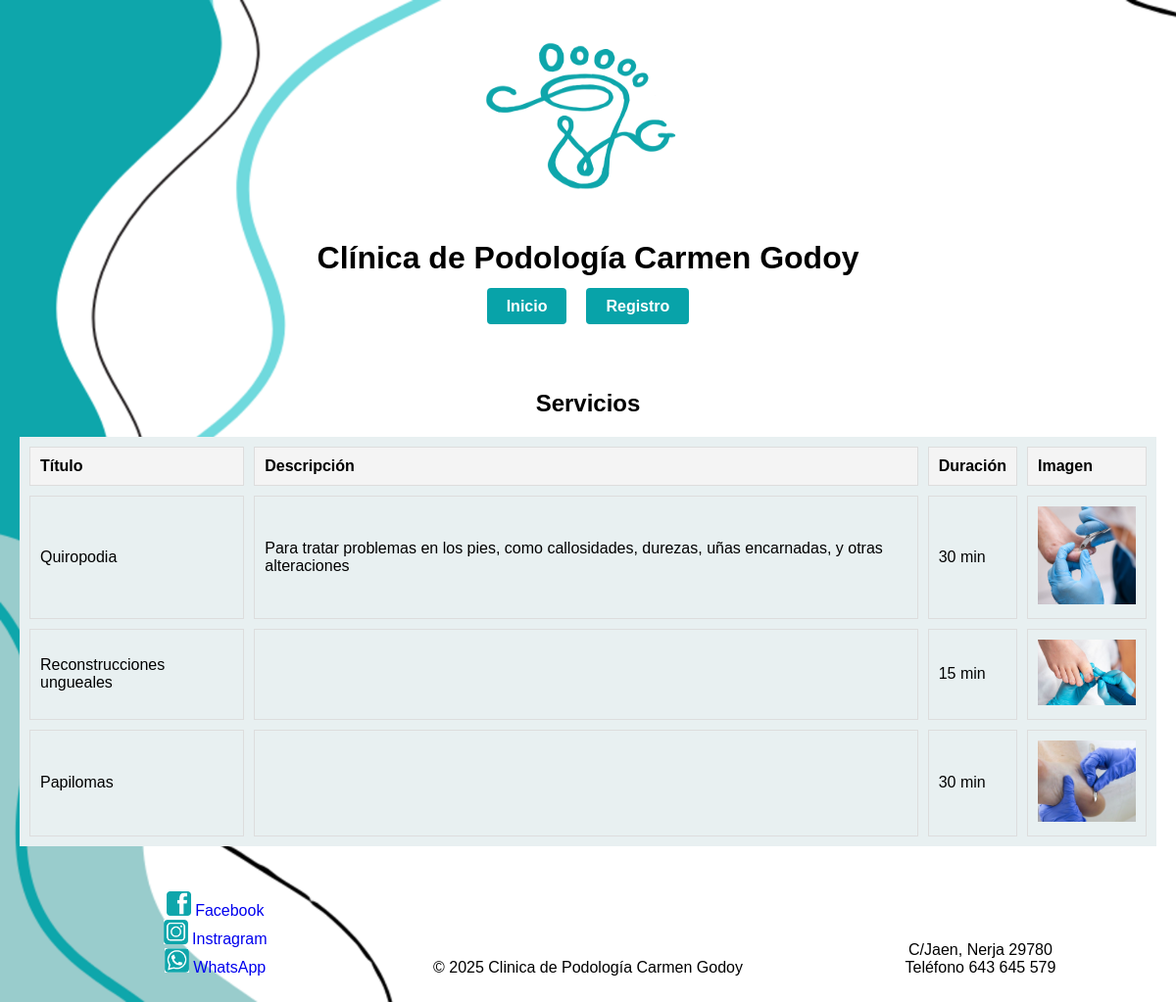
/Codigo/promociones.php, run on the app's committed database.
### tables this page shows
CREATE TABLE Promociones (
    idPromocion INT PRIMARY KEY AUTO_INCREMENT,
    titulo VARCHAR(100),
    descripcion TEXT,
    duracion INT,  
    imagen VARCHAR(255),
    idAdmin INT,
    FOREIGN KEY (idAdmin) REFERENCES Admin(idAdmin)
);

### Codigo/validaciones/promociones/promociones_lista.php (the view, shortened to what this page needs)
<?php
require_once __DIR__ . '/../../conexion/conexion.php';
$mostrarImagen = $mostrarImagen ?? false;
echo '<link rel="stylesheet" href="/Codigo/estilos/stylePromo.css">';
$sql = "SELECT * FROM promociones";
$result = $conexion->query($sql);
if ($result->num_rows > 0) {
    echo '<div class="tabla-escritorio">';
    echo '<table id="promociones-table" class="solo-escritorio">';
    echo '<tr>
            <th>Título</th>
            <th>Descripción</th>
            <th>Duración</th>';
    if ($mostrarImagen) {
        echo '<th>Imagen</th>';
    }
    echo '</tr>';
    $result->data_seek(0);
    while ($row = $result->fetch_assoc()) {
        echo '<tr>';
        echo '<td>' . htmlspecialchars($row['titulo']) . '</td>';
        echo '<td>' . htmlspecialchars($row['descripcion']) . '</td>';
        echo '<td>' . htmlspecialchars($row['duracion']) . ' min</td>';
        if ($mostrarImagen) {
            if (!empty($row['imagen'])) {
                echo '<td><img src="/Codigo' . htmlspecialchars($row['imagen']) . '" alt="Imagen de la promoción" style="max-width: 100px; max-height: 100px;"></td>';
            } else {
                echo '<td>Sin imagen</td>';
            }
        }
        echo '</tr>';
    }
    echo '</table>';
    echo '</div>';
} else {
    echo 'No hay promociones disponibles.';
}
?>

### Codigo/promociones.php (shortened to what this page needs)
<!DOCTYPE html>
<html lang="es">
<head>
    <link rel="stylesheet" href="/Codigo/estilos/stylePromo.css">
    <link rel="stylesheet" href="/Codigo/estilos/styleColores.css">
</head>
<body>
    <?php require_once '../Codigo/plantillas/header.php'; ?>
    <main class="container promociones">
        <div class="promociones-lista">
            <h2>Servicios</h2>
            <?php
            $mostrarImagen = true;
            require_once '../Codigo/validaciones/promociones/promociones_lista.php';
            ?>
        </div>
    </main>
    <?php require_once '../Codigo/plantillas/footer.php'; ?>
</body>
</html>

### Codigo/plantillas/header.php (shortened to what this page needs)
<header>
    <a href="/Codigo/index.php">
        <img class="logo" src="/Codigo/imagenes/logo.png" alt="icono">
    </a>
    <h1>Clínica de Podología Carmen Godoy</h1>
    <link rel="stylesheet" href="/Codigo/estilos/style.css">
    <nav>
        <ul>
            <?php if (!isset($_SESSION['idPacientes']) && !isset($_SESSION['idAdmin'])) {
                echo "<li><a class='btnA navegacion' href='/Codigo/index.php'>Inicio</a></li>";
            } ?>
            <?php if (isset($_SESSION['idPacientes']) || isset($_SESSION['idAdmin'])) {
                echo "<li><a class='btnA navegacion' href='/Codigo/citas.php'>Citas</a></li>";
            } else {
                echo "<li><a class='btnA navegacion' href='/Codigo/registro.php'>Registro</a></li>";
            } ?>
        </ul>
    </nav>
    <br>
    <br>
</header>

### Codigo/plantillas/footer.php
<footer>
    <link rel="stylesheet" href="/Codigo/estilos/style.css">
    <div class="footerIzquierda">
        <ul>
            <li class="liFoo"><img class="redes" src="/Codigo/imagenes/facebook.png" alt="logo facebook"> <a href="https://www.facebook.com/">Facebook</a></li>
            <li class="liFoo"><img class="redes" src="/Codigo/imagenes/instagram.png" alt="logo instagram"> <a href="https://www.instagram.com/">Instragram</a></li>
            <li class="liFoo"><img class="redes" src="/Codigo/imagenes/whatsapp.png" alt="logo whatsapp"> <a href="https://wa.me/34643645579">WhatsApp</a></li>
        </ul>
    </div>
    <div class="footerCentro">
        <p>© 2025 Clinica de Podología Carmen Godoy</p>
    </div>
    <div class="footerDerecha">
        <span>C/Jaen, Nerja 29780</span>
        <br>
        <span>Teléfono 643 645 579</span>
    </div>
</footer>

### Codigo/estilos/stylePromo.css (style rules this page uses)
.promociones { display: flex; flex-wrap: wrap; justify-content: center; gap: 20px; flex-direction: column; align-items: center; }
.promociones h2, .promociones-lista h2, .busqueda h2, .resultado-busqueda h2, .tratamientos h2, .tratamientos-lista h2 { text-align: center; margin-bottom: 20px; font-size: 24px; }
.tabla-escritorio { background-color: var(--colorFondoDivs); }
#promociones-table { width: 100%; border-collapse: separate; border-spacing: 10px; margin-top: 20px; }
#promociones-table th, #promociones-table td { padding: 10px; text-align: left; border: 1px solid #ddd; }
#promociones-table th { background-color: #f4f4f4; font-weight: bold; }
h2 { text-align: center; margin-bottom: 20px; }

### Codigo/estilos/styleColores.css (style rules this page uses)
:root { --colorFondo: #f0f0f0; --colorTexto: #333; --colorBoton: #08A3A9; --colorBotonHover: #0f2788; --colorBotonActivoHover: #0056b3; --colorFondoClarito: #DFF5F6; --colorFondoDivs: #E8F0F1; --disponible: #155724; --semiDisponible: #856404; --noDisponible: #721c24; --fueraServicio: #6c757d; --colorCamposInvalidosFondo: #ffe6e6; --colorCamposValidosFondo: #e6ffe6; }

### Codigo/estilos/style.css (style rules this page uses)
body, html { margin: 0; padding: 0; min-height: 100vh; display: flex; flex-direction: column; justify-content: space-between; overflow-x: hidden; }
body { display: flex; justify-content: center; align-items: center; min-height: 100vh; margin: 0; background-image: url('/Codigo/imagenes/redimension3_fondo.png'); background-size: cover; background-repeat: no-repeat; background-attachment: fixed; font-family: Amazing Grotesk, sans-serif; }
:root { --colorFondo: #f0f0f0; --colorTexto: #333; --colorBoton: #08A3A9; --colorBotonHover: #0f2788; --colorFondo: #DFF5F6; --colorFondoDivs: #E8F0F1; --colorActive: #008aca; }
.logo { width: 250px; height: 200px; margin: 10px; }
nav { display: flex; justify-content: center; align-items: center; text-align: center; }
nav ul { display: flex; gap: 20px; list-style: none; padding: 0; margin: 0; }
nav ul li a { text-decoration: none; color: var(--colorTexto); font-weight: bold; padding: 5px 10px; border-radius: 5px; transition: background-color 0.3s ease; }
.btnA, .btnB { background-color: var(--colorBoton); color: white; border: none; padding: 10px 20px; text-align: center; text-decoration: none; font-size: 16px; cursor: pointer; border-radius: 4px; }
main { flex-grow: 1; display: flex; justify-content: center; align-items: center; padding: 20px; box-sizing: border-box; width: 100%; }
footer { bottom: 0; left: 0; width: 100%; text-align: center; padding: 10px 0; z-index: 10; }
.footerIzquierda, .footerCentro, .footerDerecha { width: 33%; display: inline-block; }
.footerIzquierda { text-align: center; }
.redes { justify-content: center; width: 25px; height: 25px; }

### data on the page
promociones: titulo "Quiropodia", descripcion "Para tratar problemas en los pies, como callosidades, durezas, uñas encarnadas, y otras alteraciones", duracion "30", imagen (picture)
promociones: titulo "Reconstrucciones ungueales", duracion "15", imagen (picture)
promociones: titulo "Papilomas", duracion "30", imagen (picture)
